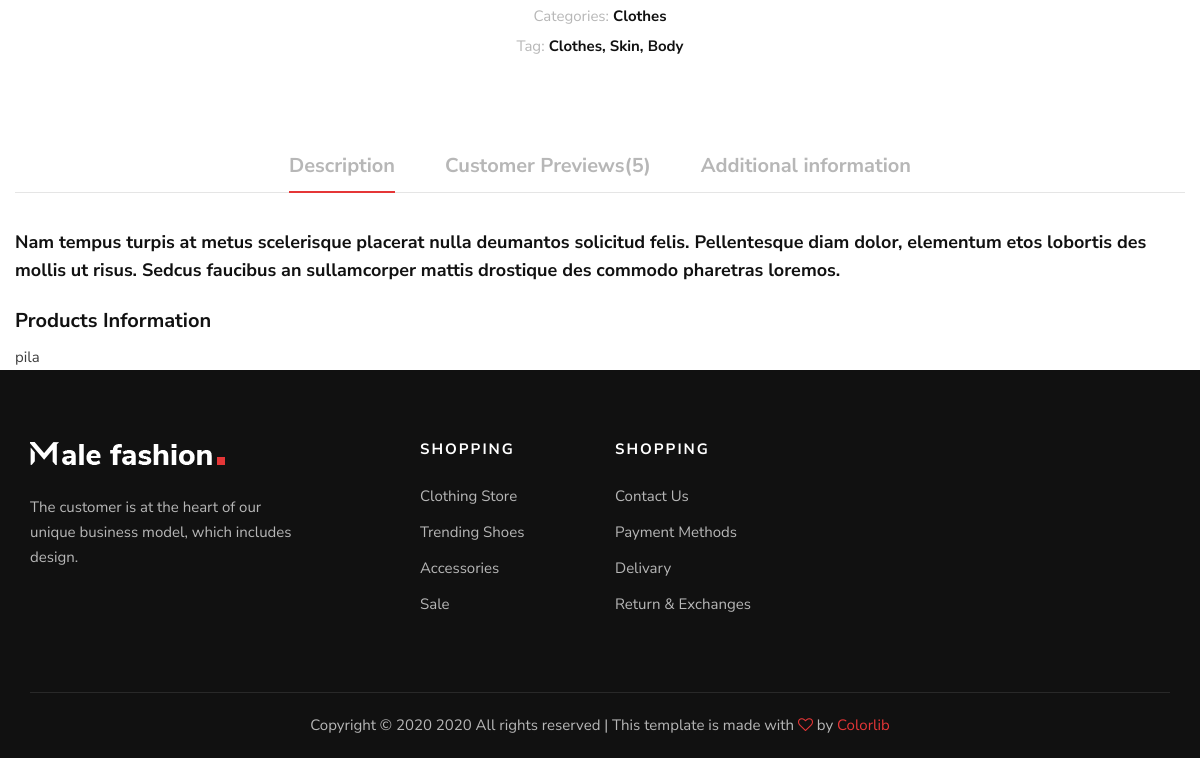
The app's page /shop/product/1 (lower part), older data.
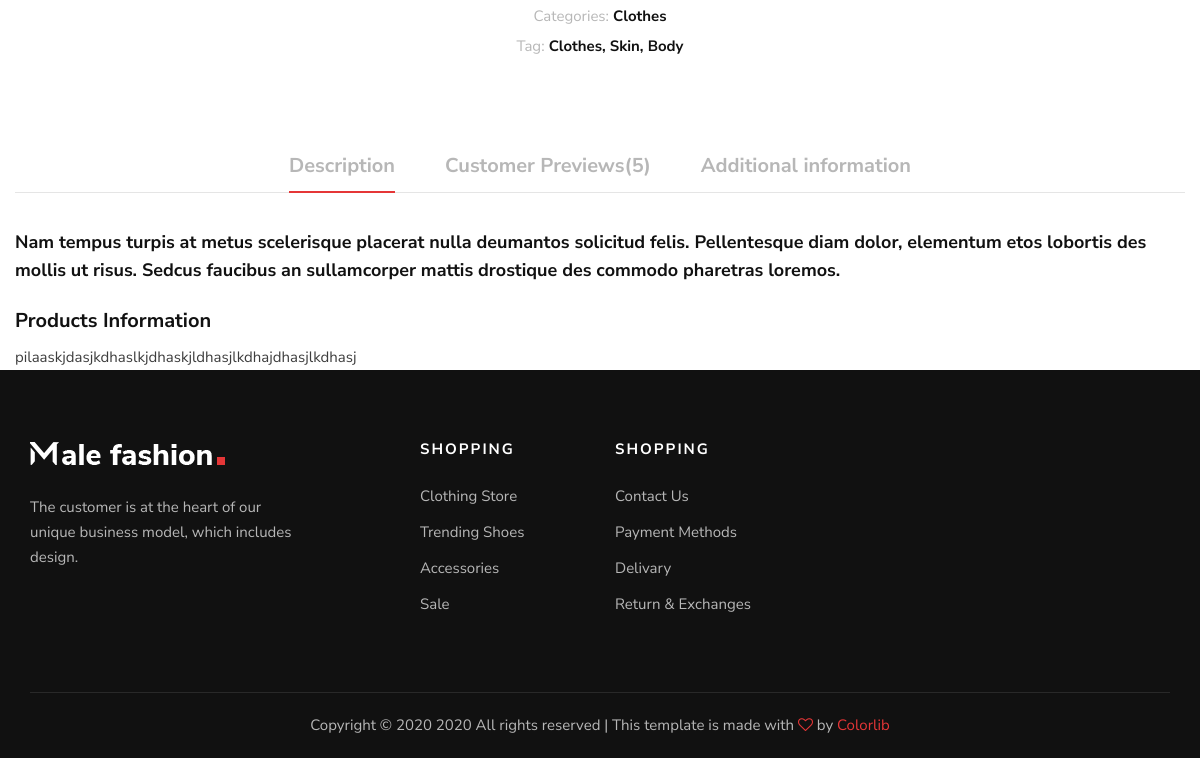
The same page, newer data.
### app/models.py (models this page shows)
class Product(models.Model):
    name=models.CharField(max_length=50,unique=True)
    icon=models.URLField()
    description=models.CharField(max_length=50)
    category=models.ManyToManyField(Category)
    developer = models.ForeignKey(Developer,on_delete=models.CASCADE)
    date = models.DateTimeField(auto_now_add=True)

### app/views.py (the view)
# urls.py: path('shop/product/<int:idprod>', views.prodDetails, name='productdetails'),
def prodDetails(request,idprod):
    try:
        product=Product.objects.get(id=idprod)
    except:
        return HttpResponseNotFound('<h1>Page not found</h1>')
    return render(request,'productdetails.html',{'prod':product})

### app/templates/productdetails.html (shortened to what this page needs)
{% extends 'base.html' %}
{% block content %}
<body>
    <section class="shop-details">
        <div class="product__details__content">
            <div class="container">
                <div class="row d-flex justify-content-center">
                    <div class="col-lg-8">
                        <div class="product__details__text">
                            <div class="product__details__option">
                            <div class="product__details__last__option">
                                <ul>
                                    <li><span>Categories:</span> Clothes</li>
                                    <li><span>Tag:</span> Clothes, Skin, Body</li>
                                </ul>
                            </div>
                        </div>
                    </div>
                </div>
                <div class="row">
                    <div class="col-lg-12">
                        <div class="product__details__tab">
                            <ul class="nav nav-tabs" role="tablist">
                                <li class="nav-item">
                                    <a class="nav-link active" data-toggle="tab" href="#tabs-5"
                                    role="tab">Description</a>
                                </li>
                                <li class="nav-item">
                                    <a class="nav-link" data-toggle="tab" href="#tabs-6" role="tab">Customer
                                    Previews(5)</a>
                                </li>
                                <li class="nav-item">
                                    <a class="nav-link" data-toggle="tab" href="#tabs-7" role="tab">Additional
                                    information</a>
                                </li>
                            </ul>
                            <div class="tab-content">
                                <div class="tab-pane active" id="tabs-5" role="tabpanel">
                                    <div class="product__details__tab__content">
                                        <p class="note">Nam tempus turpis at metus scelerisque placerat nulla deumantos
                                            solicitud felis. Pellentesque diam dolor, elementum etos lobortis des mollis
                                            ut risus. Sedcus faucibus an sullamcorper mattis drostique des commodo
                                        pharetras loremos.</p>
                                        <div class="product__details__tab__content__item">
                                            <h5>Products Information</h5>
                                            <p>{{ prod.description }}</p>
                                        </div>
                                    </div>
                                </div>
                            </div>
                        </div>
                    </div>
                </div>
            </div>
        </div>
    </section>
</body>
{%  endblock %}

### app/templates/base.html (shortened to what this page needs)
<!DOCTYPE html>
<html lang="en">
    {%  load static %}
	<head>
		<link rel="stylesheet" href="{% static "css/bootstrap.min.css" %}" type="text/css" />
		<link
			rel="stylesheet"
            href="{% static "css/font-awesome.min.css" %}"
			type="text/css"
		/>
		<link rel="stylesheet" href="{% static "css/elegant-icons.css" %}" type="text/css" />
		<link rel="stylesheet" href="{% static "css/magnific-popup.css" %}" type="text/css" />
		<link rel="stylesheet" href="{% static "css/nice-select.css" %}" type="text/css" />
		<link
			rel="stylesheet"
            href="{% static "css/owl.carousel.min.css" %}"
			type="text/css"
		/>
		<link rel="stylesheet" href="{% static "css/slicknav.min.css" %}" type="text/css" />
		<link rel="stylesheet" href="{% static "css/style.css" %}" type="text/css" />
	</head>
	<body>
        {% block content%}{% endblock %}
		<footer class="footer">
			<div class="container">
				<div class="row">
					<div class="col-lg-3 col-md-6 col-sm-6">
						<div class="footer__about">
							<div class="footer__logo">
								<a href="#"
									><img src="{% static "img/footer-logo.png" %}" alt=""
								/></a>
							</div>
							<p>
								The customer is at the heart of our unique
								business model, which includes design.
							</p>
						</div>
					</div>
					<div class="col-lg-2 offset-lg-1 col-md-3 col-sm-6">
						<div class="footer__widget">
							<h6>Shopping</h6>
							<ul>
								<li><a href="#">Clothing Store</a></li>
								<li><a href="#">Trending Shoes</a></li>
								<li><a href="#">Accessories</a></li>
								<li><a href="#">Sale</a></li>
							</ul>
						</div>
					</div>
					<div class="col-lg-2 col-md-3 col-sm-6">
						<div class="footer__widget">
							<h6>Shopping</h6>
							<ul>
								<li><a href="#">Contact Us</a></li>
								<li><a href="#">Payment Methods</a></li>
								<li><a href="#">Delivary</a></li>
								<li><a href="#">Return & Exchanges</a></li>
							</ul>
						</div>
					</div>
				</div>
				<div class="row">
					<div class="col-lg-12 text-center">
						<div class="footer__copyright__text">
							<p>
								Copyright ©
								2020 All rights reserved | This template is made
								with
								<i class="fa fa-heart-o" aria-hidden="true"></i>
								by
								<a href="https://colorlib.com" target="_blank"
									>Colorlib</a
								>
							</p>
						</div>
					</div>
				</div>
			</div>
		</footer>
	</body>
</html>

### app/templates/loginpartial.html (shortened to what this page needs)
{% load static %}

### app/static/css/style.css (style rules this page uses)
html, body { height: 100%; font-family: "Nunito Sans", sans-serif; -webkit-font-smoothing: antialiased; }
h1, h2, h3, h4, h5, h6 { margin: 0; color: #111111; font-weight: 400; font-family: "Nunito Sans", sans-serif; }
h5 { font-size: 18px; }
h6 { font-size: 16px; }
p { font-size: 15px; font-family: "Nunito Sans", sans-serif; color: #3d3d3d; font-weight: 400; line-height: 25px; margin: 0 0 15px 0; }
img { max-width: 100%; }
ul, ol { padding: 0; margin: 0; }
.product__details__text { text-align: center; }
.product__details__option { margin-bottom: 30px; }
.product__details__last__option ul { padding-top: 40px; }
.product__details__last__option ul li { list-style: none; font-size: 15px; color: #111111; font-weight: 700; line-height: 30px; }
.product__details__last__option ul li span { font-weight: 400; color: #b7b7b7; }
.product__details__tab { padding-top: 60px; }
.product__details__tab .nav-tabs { border-bottom: 1px solid #e5e5e5; -webkit-box-pack: center; -ms-flex-pack: center; justify-content: center; }
.product__details__tab .nav-tabs .nav-item { margin-right: 50px; }
.product__details__tab .nav-tabs .nav-item:last-child { margin-right: 0; }
.product__details__tab .nav-tabs .nav-item .nav-link { font-size: 20px; color: #b7b7b7; padding: 0; border: none; font-weight: 700; padding-bottom: 10px; border-bottom: 2px solid transparent; }
.product__details__tab .nav-tabs .nav-item .nav-link.active { border-bottom: 2px solid #e53637; }
.product__details__tab__content { padding-top: 35px; }
.note { color: #111111; font-size: 18px; font-weight: 700; line-height: 28px; margin-bottom: 25px; }
.product__details__tab__content__item { margin-bottom: 30px; }
.product__details__tab__content__item:last-child { margin-bottom: 0; }
.product__details__tab__content__item h5 { color: #111111; font-size: 20px; font-weight: 700; margin-bottom: 12px; }
.product__details__tab__content__item p { margin-bottom: 0; }
.footer { background: #111111; padding-top: 70px; }
.footer__about { margin-bottom: 30px; }
.footer__about .footer__logo { margin-bottom: 30px; }
.footer__about .footer__logo a { display: inline-block; }
.footer__about p { color: #b7b7b7; margin-bottom: 30px; }
.footer__widget { margin-bottom: 30px; }
.footer__widget h6 { color: #ffffff; font-size: 15px; font-weight: 700; text-transform: uppercase; letter-spacing: 2px; margin-bottom: 20px; }
.footer__widget ul li { line-height: 36px; list-style: none; }
.footer__widget ul li a { color: #b7b7b7; font-size: 15px; }
.footer__copyright__text { border-top: 1px solid rgba(255, 255, 255, 0.1); padding: 20px 0; margin-top: 40px; }
.footer__copyright__text p { color: #b7b7b7; margin-bottom: 0; }
.footer__copyright__text p i { color: #e53637; }
.footer__copyright__text p a { color: #e53637; }
@media only screen and (min-width: 1200px) { .container { max-width: 1170px; } }

Row changes from the older to the newer data that the page shows:
changed Product: description "pila" → "pilaaskjdasjkdhaslkjdhaskjldhasjlkdhajdhasjlkdhasj"
